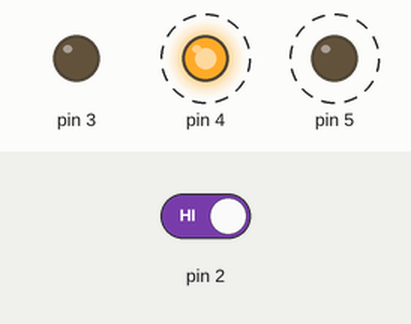
This sketch was run on a simulated Arduino Uno, built with avr-gcc and run on an emulated ATmega328P. Shown: output pins drawn as LEDs (lit = HIGH). Dashed ring = blinking. The inputs (shaded band) are chosen by the test bench; at power-on: pin 2 HIGH.

Above: at 1.18 s.
1.4 s: pin 2 driven LOW
At 2.2 s:
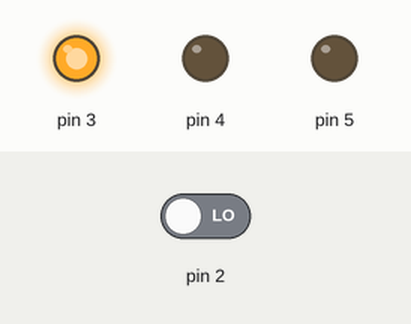
3.0 s: pin 2 driven HIGH
At 3.06 s:
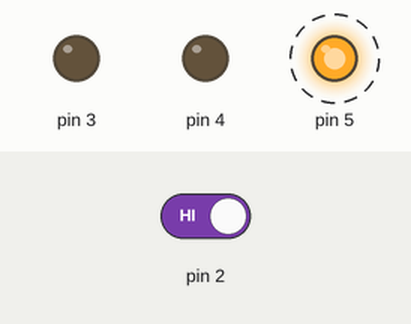
Timing chart, 0 to 12.0 s (numbered marks = the images above; inputs shaded):
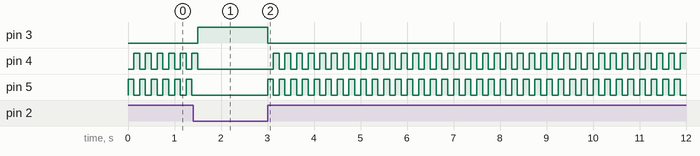

The sketch:

Act2.ino
```cpp
int switchState = 0;

void setup() {
  // put your setup code here, to run once:

  pinMode(3, OUTPUT);
  pinMode(5, OUTPUT);
  pinMode(4, OUTPUT);
  pinMode(2, INPUT);

}

void loop() {
  // put your main code here, to run repeatedly:

  switchState = digitalRead(2); // fuck your mom
  if (switchState == LOW) {

    digitalWrite(3, HIGH);
    digitalWrite(4, LOW);
    digitalWrite(5, LOW);

  } else {

    digitalWrite(5, HIGH);
    digitalWrite(4, LOW);
    digitalWrite(3, LOW);

    // delay(10);
    delay(125);
    digitalWrite(4, HIGH);
    digitalWrite(5, LOW);
    // delay(10);
    delay(125);

  }

}
```

Measured:
- after the input at 1.4 s, pin 3: LOW → HIGH after 0.10 s; pin 4: goes on until 1.5 s, then stays LOW; pin 5: stops changing and stays LOW
- after the input at 3.0 s, pin 3: HIGH → LOW at once; pin 4: alternates HIGH for 0.13 s and LOW for 0.13 s, starting after 0.13 s; pin 5: alternates HIGH for 0.13 s and LOW for 0.13 s, starting at once
- by itself, pin 4, pin 5: alternates HIGH for 0.13 s and LOW for 0.13 s
